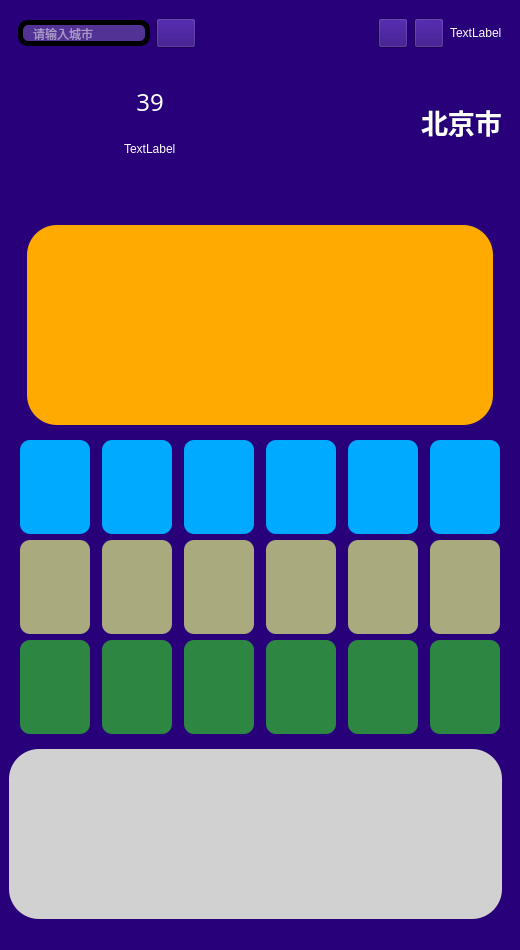
<?xml version="1.0" encoding="UTF-8"?>
<ui version="4.0">
 <class>Weather</class>
 <widget class="QMainWindow" name="Weather">
  <property name="geometry">
   <rect>
    <x>0</x>
    <y>0</y>
    <width>520</width>
    <height>950</height>
   </rect>
  </property>
  <property name="mouseTracking">
   <bool>false</bool>
  </property>
  <property name="windowTitle">
   <string>MainWindow</string>
  </property>
  <property name="styleSheet">
   <string notr="true">
color: rgb(255,255,255);
background-color: rgb(40, 0, 122);</string>
  </property>
  <widget class="QWidget" name="centralwidget">
   <layout class="QVBoxLayout" name="verticalLayout_11">
    <item>
     <widget class="QWidget" name="widget" native="true">
      <layout class="QHBoxLayout" name="horizontalLayout_2">
       <item>
        <layout class="QHBoxLayout" name="horizontalLayout">
         <item>
          <widget class="QLineEdit" name="line_Search">
           <property name="styleSheet">
            <string notr="true">    border: 5px solid black;
    border-radius: 10px;
    padding: 0 8px;
    background-color: rgba(255, 255, 255, 50);
    selection-background-color: darkgray;</string>
           </property>
           <property name="frame">
            <bool>true</bool>
           </property>
           <property name="placeholderText">
            <string>请输入城市</string>
           </property>
           <property name="cursorMoveStyle">
            <enum>Qt::LogicalMoveStyle</enum>
           </property>
          </widget>
         </item>
         <item>
          <widget class="QPushButton" name="search">
           <property name="minimumSize">
            <size>
             <width>30</width>
             <height>30</height>
            </size>
           </property>
           <property name="cursor">
            <cursorShape>PointingHandCursor</cursorShape>
           </property>
           <property name="styleSheet">
            <string notr="true">QPushButton {border-image:url(:/search.png);}</string>
           </property>
           <property name="text">
            <string/>
           </property>
           <property name="icon">
            <iconset resource="res.qrc">
             <normaloff>:/search1.png</normaloff>:/search1.png</iconset>
           </property>
           <property name="iconSize">
            <size>
             <width>30</width>
             <height>30</height>
            </size>
           </property>
          </widget>
         </item>
        </layout>
       </item>
       <item>
        <spacer name="horizontalSpacer">
         <property name="orientation">
          <enum>Qt::Horizontal</enum>
         </property>
         <property name="sizeHint" stdset="0">
          <size>
           <width>40</width>
           <height>20</height>
          </size>
         </property>
        </spacer>
       </item>
       <item>
        <widget class="QPushButton" name="pushButton_2">
         <property name="minimumSize">
          <size>
           <width>30</width>
           <height>30</height>
          </size>
         </property>
         <property name="maximumSize">
          <size>
           <width>30</width>
           <height>30</height>
          </size>
         </property>
         <property name="text">
          <string/>
         </property>
         <property name="icon">
          <iconset resource="res.qrc">
           <normaloff>:/刷新.png</normaloff>:/刷新.png</iconset>
         </property>
         <property name="iconSize">
          <size>
           <width>30</width>
           <height>30</height>
          </size>
         </property>
        </widget>
       </item>
       <item>
        <widget class="QPushButton" name="pushButton">
         <property name="minimumSize">
          <size>
           <width>30</width>
           <height>30</height>
          </size>
         </property>
         <property name="maximumSize">
          <size>
           <width>30</width>
           <height>30</height>
          </size>
         </property>
         <property name="styleSheet">
          <string notr="true"/>
         </property>
         <property name="text">
          <string/>
         </property>
        </widget>
       </item>
       <item>
        <widget class="QLabel" name="la_date">
         <property name="text">
          <string>TextLabel</string>
         </property>
        </widget>
       </item>
      </layout>
     </widget>
    </item>
    <item>
     <widget class="QWidget" name="widget_2" native="true">
      <layout class="QHBoxLayout" name="horizontalLayout_4">
       <item>
        <layout class="QHBoxLayout" name="horizontalLayout_3">
         <item>
          <widget class="QLabel" name="picture">
           <property name="minimumSize">
            <size>
             <width>100</width>
             <height>100</height>
            </size>
           </property>
           <property name="text">
            <string/>
           </property>
          </widget>
         </item>
         <item>
          <layout class="QVBoxLayout" name="verticalLayout">
           <item>
            <widget class="QLabel" name="wendu">
             <property name="font">
              <font>
               <family>Agency FB</family>
               <pointsize>18</pointsize>
               <weight>50</weight>
               <bold>false</bold>
              </font>
             </property>
             <property name="text">
              <string>39</string>
             </property>
             <property name="alignment">
              <set>Qt::AlignBottom|Qt::AlignHCenter</set>
             </property>
            </widget>
           </item>
           <item>
            <widget class="QLabel" name="wendufw">
             <property name="text">
              <string>TextLabel</string>
             </property>
            </widget>
           </item>
          </layout>
         </item>
        </layout>
       </item>
       <item>
        <spacer name="horizontalSpacer_2">
         <property name="orientation">
          <enum>Qt::Horizontal</enum>
         </property>
         <property name="sizeHint" stdset="0">
          <size>
           <width>40</width>
           <height>20</height>
          </size>
         </property>
        </spacer>
       </item>
       <item>
        <widget class="QLabel" name="city">
         <property name="font">
          <font>
           <family>Arial Black</family>
           <pointsize>20</pointsize>
           <weight>75</weight>
           <bold>true</bold>
          </font>
         </property>
         <property name="text">
          <string>北京市</string>
         </property>
        </widget>
       </item>
      </layout>
     </widget>
    </item>
    <item>
     <widget class="QWidget" name="widget_8" native="true">
      <layout class="QVBoxLayout" name="verticalLayout_9">
       <item>
        <widget class="QWidget" name="widget_4" native="true">
         <layout class="QVBoxLayout" name="verticalLayout_8" stretch="0,0">
          <item>
           <widget class="QLabel" name="notice">
            <property name="maximumSize">
             <size>
              <width>16777215</width>
              <height>20</height>
             </size>
            </property>
            <property name="text">
             <string/>
            </property>
           </widget>
          </item>
          <item>
           <widget class="QWidget" name="widget_3" native="true">
            <property name="minimumSize">
             <size>
              <width>0</width>
              <height>150</height>
             </size>
            </property>
            <property name="styleSheet">
             <string notr="true">background-color: rgb(255, 170, 0);
border-radius: 30px;</string>
            </property>
            <layout class="QHBoxLayout" name="horizontalLayout_9">
             <property name="spacing">
              <number>10</number>
             </property>
             <property name="leftMargin">
              <number>40</number>
             </property>
             <property name="topMargin">
              <number>25</number>
             </property>
             <property name="rightMargin">
              <number>40</number>
             </property>
             <property name="bottomMargin">
              <number>25</number>
             </property>
             <item>
              <layout class="QVBoxLayout" name="verticalLayout_6">
               <item>
                <layout class="QHBoxLayout" name="horizontalLayout_5">
                 <item>
                  <widget class="QLabel" name="label_feng_data">
                   <property name="minimumSize">
                    <size>
                     <width>70</width>
                     <height>70</height>
                    </size>
                   </property>
                   <property name="maximumSize">
                    <size>
                     <width>70</width>
                     <height>70</height>
                    </size>
                   </property>
                   <property name="text">
                    <string/>
                   </property>
                  </widget>
                 </item>
                 <item>
                  <layout class="QVBoxLayout" name="verticalLayout_2">
                   <item>
                    <widget class="QLabel" name="label_feng">
                     <property name="text">
                      <string/>
                     </property>
                     <property name="alignment">
                      <set>Qt::AlignBottom|Qt::AlignHCenter</set>
                     </property>
                    </widget>
                   </item>
                   <item>
                    <widget class="QLabel" name="lable_feng_data1">
                     <property name="text">
                      <string/>
                     </property>
                     <property name="alignment">
                      <set>Qt::AlignHCenter|Qt::AlignTop</set>
                     </property>
                    </widget>
                   </item>
                  </layout>
                 </item>
                </layout>
               </item>
               <item>
                <layout class="QHBoxLayout" name="horizontalLayout_6">
                 <item>
                  <widget class="QLabel" name="lable_shi">
                   <property name="minimumSize">
                    <size>
                     <width>70</width>
                     <height>70</height>
                    </size>
                   </property>
                   <property name="maximumSize">
                    <size>
                     <width>70</width>
                     <height>70</height>
                    </size>
                   </property>
                   <property name="text">
                    <string/>
                   </property>
                  </widget>
                 </item>
                 <item>
                  <layout class="QVBoxLayout" name="verticalLayout_3">
                   <item>
                    <widget class="QLabel" name="lable_shi_data">
                     <property name="text">
                      <string/>
                     </property>
                     <property name="alignment">
                      <set>Qt::AlignBottom|Qt::AlignHCenter</set>
                     </property>
                    </widget>
                   </item>
                   <item>
                    <widget class="QLabel" name="lable_shi_data2">
                     <property name="text">
                      <string/>
                     </property>
                     <property name="alignment">
                      <set>Qt::AlignHCenter|Qt::AlignTop</set>
                     </property>
                    </widget>
                   </item>
                  </layout>
                 </item>
                </layout>
               </item>
              </layout>
             </item>
             <item>
              <layout class="QVBoxLayout" name="verticalLayout_7">
               <item>
                <layout class="QHBoxLayout" name="horizontalLayout_7">
                 <item>
                  <widget class="QLabel" name="lable_pm">
                   <property name="minimumSize">
                    <size>
                     <width>70</width>
                     <height>70</height>
                    </size>
                   </property>
                   <property name="maximumSize">
                    <size>
                     <width>70</width>
                     <height>70</height>
                    </size>
                   </property>
                   <property name="text">
                    <string/>
                   </property>
                  </widget>
                 </item>
                 <item>
                  <layout class="QVBoxLayout" name="verticalLayout_4">
                   <item>
                    <widget class="QLabel" name="lable_pm_data">
                     <property name="text">
                      <string/>
                     </property>
                     <property name="alignment">
                      <set>Qt::AlignBottom|Qt::AlignHCenter</set>
                     </property>
                    </widget>
                   </item>
                   <item>
                    <widget class="QLabel" name="lable_pm_data2">
                     <property name="text">
                      <string/>
                     </property>
                     <property name="alignment">
                      <set>Qt::AlignHCenter|Qt::AlignTop</set>
                     </property>
                    </widget>
                   </item>
                  </layout>
                 </item>
                </layout>
               </item>
               <item>
                <layout class="QHBoxLayout" name="horizontalLayout_8">
                 <item>
                  <widget class="QLabel" name="lable_qurlity">
                   <property name="minimumSize">
                    <size>
                     <width>70</width>
                     <height>70</height>
                    </size>
                   </property>
                   <property name="maximumSize">
                    <size>
                     <width>70</width>
                     <height>70</height>
                    </size>
                   </property>
                   <property name="text">
                    <string/>
                   </property>
                  </widget>
                 </item>
                 <item>
                  <layout class="QVBoxLayout" name="verticalLayout_5">
                   <item>
                    <widget class="QLabel" name="lable_quality_data">
                     <property name="text">
                      <string/>
                     </property>
                     <property name="alignment">
                      <set>Qt::AlignBottom|Qt::AlignHCenter</set>
                     </property>
                    </widget>
                   </item>
                   <item>
                    <widget class="QLabel" name="lable_quality_data2">
                     <property name="text">
                      <string/>
                     </property>
                     <property name="alignment">
                      <set>Qt::AlignHCenter|Qt::AlignTop</set>
                     </property>
                    </widget>
                   </item>
                  </layout>
                 </item>
                </layout>
               </item>
              </layout>
             </item>
            </layout>
           </widget>
          </item>
         </layout>
        </widget>
       </item>
       <item>
        <widget class="QWidget" name="widget_5" native="true">
         <layout class="QGridLayout" name="gridLayout" rowstretch="1,1">
          <property name="leftMargin">
           <number>0</number>
          </property>
          <property name="topMargin">
           <number>0</number>
          </property>
          <property name="rightMargin">
           <number>0</number>
          </property>
          <property name="bottomMargin">
           <number>0</number>
          </property>
          <property name="horizontalSpacing">
           <number>10</number>
          </property>
          <property name="verticalSpacing">
           <number>0</number>
          </property>
          <item row="0" column="0">
           <widget class="QLabel" name="label_day1">
            <property name="maximumSize">
             <size>
              <width>70</width>
              <height>16777215</height>
             </size>
            </property>
            <property name="styleSheet">
             <string notr="true">background-color: rgb(0, 170, 255);
border-radius: 10px;
border-bottom-left-radius: 0px;
border-bottom-right-radius: 0px;</string>
            </property>
            <property name="text">
             <string/>
            </property>
            <property name="alignment">
             <set>Qt::AlignCenter</set>
            </property>
           </widget>
          </item>
          <item row="0" column="1">
           <widget class="QLabel" name="label_day2">
            <property name="maximumSize">
             <size>
              <width>70</width>
              <height>16777215</height>
             </size>
            </property>
            <property name="styleSheet">
             <string notr="true">background-color: rgb(0, 170, 255);
border-radius: 10px;
border-bottom-left-radius: 0px;
border-bottom-right-radius: 0px;</string>
            </property>
            <property name="text">
             <string/>
            </property>
            <property name="alignment">
             <set>Qt::AlignCenter</set>
            </property>
           </widget>
          </item>
          <item row="0" column="2">
           <widget class="QLabel" name="label_day3">
            <property name="maximumSize">
             <size>
              <width>70</width>
              <height>16777215</height>
             </size>
            </property>
            <property name="styleSheet">
             <string notr="true">background-color: rgb(0, 170, 255);
border-radius: 10px;
border-bottom-left-radius: 0px;
border-bottom-right-radius: 0px;</string>
            </property>
            <property name="text">
             <string/>
            </property>
            <property name="alignment">
             <set>Qt::AlignCenter</set>
            </property>
           </widget>
          </item>
          <item row="0" column="3">
           <widget class="QLabel" name="label_day4">
            <property name="maximumSize">
             <size>
              <width>70</width>
              <height>16777215</height>
             </size>
            </property>
            <property name="styleSheet">
             <string notr="true">background-color: rgb(0, 170, 255);
border-radius: 10px;
border-bottom-left-radius: 0px;
border-bottom-right-radius: 0px;</string>
            </property>
            <property name="text">
             <string/>
            </property>
            <property name="alignment">
             <set>Qt::AlignCenter</set>
            </property>
           </widget>
          </item>
          <item row="0" column="4">
           <widget class="QLabel" name="label_day5">
            <property name="maximumSize">
             <size>
              <width>70</width>
              <height>16777215</height>
             </size>
            </property>
            <property name="styleSheet">
             <string notr="true">background-color: rgb(0, 170, 255);
border-radius: 10px;
border-bottom-left-radius: 0px;
border-bottom-right-radius: 0px;</string>
            </property>
            <property name="text">
             <string/>
            </property>
            <property name="alignment">
             <set>Qt::AlignCenter</set>
            </property>
           </widget>
          </item>
          <item row="0" column="5">
           <widget class="QLabel" name="label_day6">
            <property name="maximumSize">
             <size>
              <width>70</width>
              <height>16777215</height>
             </size>
            </property>
            <property name="styleSheet">
             <string notr="true">background-color: rgb(0, 170, 255);
border-radius: 10px;
border-bottom-left-radius: 0px;
border-bottom-right-radius: 0px;</string>
            </property>
            <property name="text">
             <string/>
            </property>
            <property name="alignment">
             <set>Qt::AlignCenter</set>
            </property>
           </widget>
          </item>
          <item row="1" column="0">
           <widget class="QLabel" name="label_date1">
            <property name="maximumSize">
             <size>
              <width>70</width>
              <height>16777215</height>
             </size>
            </property>
            <property name="styleSheet">
             <string notr="true">background-color: rgb(0, 170, 255);
border-radius: 10px;
border-top-left-radius: 0px;
border-top-right-radius: 0px;</string>
            </property>
            <property name="text">
             <string/>
            </property>
            <property name="alignment">
             <set>Qt::AlignCenter</set>
            </property>
           </widget>
          </item>
          <item row="1" column="1">
           <widget class="QLabel" name="label_date2">
            <property name="maximumSize">
             <size>
              <width>70</width>
              <height>16777215</height>
             </size>
            </property>
            <property name="styleSheet">
             <string notr="true">background-color: rgb(0, 170, 255);
border-radius: 10px;
border-top-left-radius: 0px;
border-top-right-radius: 0px;</string>
            </property>
            <property name="text">
             <string/>
            </property>
            <property name="alignment">
             <set>Qt::AlignCenter</set>
            </property>
           </widget>
          </item>
          <item row="1" column="2">
           <widget class="QLabel" name="label_date3">
            <property name="maximumSize">
             <size>
              <width>70</width>
              <height>16777215</height>
             </size>
            </property>
            <property name="styleSheet">
             <string notr="true">background-color: rgb(0, 170, 255);
border-radius: 10px;
border-top-left-radius: 0px;
border-top-right-radius: 0px;</string>
            </property>
            <property name="text">
             <string/>
            </property>
            <property name="alignment">
             <set>Qt::AlignCenter</set>
            </property>
           </widget>
          </item>
          <item row="1" column="3">
           <widget class="QLabel" name="label_date4">
            <property name="maximumSize">
             <size>
              <width>70</width>
              <height>16777215</height>
             </size>
            </property>
            <property name="styleSheet">
             <string notr="true">background-color: rgb(0, 170, 255);
border-radius: 10px;
border-top-left-radius: 0px;
border-top-right-radius: 0px;</string>
            </property>
            <property name="text">
             <string/>
            </property>
            <property name="alignment">
             <set>Qt::AlignCenter</set>
            </property>
           </widget>
          </item>
          <item row="1" column="4">
           <widget class="QLabel" name="label_date5">
            <property name="maximumSize">
             <size>
              <width>70</width>
              <height>16777215</height>
             </size>
            </property>
            <property name="styleSheet">
             <string notr="true">background-color: rgb(0, 170, 255);
border-radius: 10px;
border-top-left-radius: 0px;
border-top-right-radius: 0px;</string>
            </property>
            <property name="text">
             <string/>
            </property>
            <property name="alignment">
             <set>Qt::AlignCenter</set>
            </property>
           </widget>
          </item>
          <item row="1" column="5">
           <widget class="QLabel" name="label_date6">
            <property name="maximumSize">
             <size>
              <width>70</width>
              <height>16777215</height>
             </size>
            </property>
            <property name="styleSheet">
             <string notr="true">background-color: rgb(0, 170, 255);
border-radius: 10px;
border-top-left-radius: 0px;
border-top-right-radius: 0px;</string>
            </property>
            <property name="text">
             <string/>
            </property>
            <property name="alignment">
             <set>Qt::AlignCenter</set>
            </property>
           </widget>
          </item>
         </layout>
        </widget>
       </item>
       <item>
        <widget class="QWidget" name="widget_6" native="true">
         <property name="minimumSize">
          <size>
           <width>0</width>
           <height>90</height>
          </size>
         </property>
         <layout class="QGridLayout" name="gridLayout_2" rowstretch="2,1">
          <property name="leftMargin">
           <number>0</number>
          </property>
          <property name="topMargin">
           <number>0</number>
          </property>
          <property name="rightMargin">
           <number>0</number>
          </property>
          <property name="bottomMargin">
           <number>0</number>
          </property>
          <property name="horizontalSpacing">
           <number>10</number>
          </property>
          <property name="verticalSpacing">
           <number>0</number>
          </property>
          <item row="0" column="2">
           <widget class="QLabel" name="label_type3">
            <property name="maximumSize">
             <size>
              <width>70</width>
              <height>16777215</height>
             </size>
            </property>
            <property name="styleSheet">
             <string notr="true">background-color: rgb(170, 170, 127);
border-radius: 10px;
border-bottom-left-radius: 0px;
border-bottom-right-radius: 0px;</string>
            </property>
            <property name="text">
             <string/>
            </property>
            <property name="scaledContents">
             <bool>true</bool>
            </property>
            <property name="alignment">
             <set>Qt::AlignCenter</set>
            </property>
           </widget>
          </item>
          <item row="0" column="1">
           <widget class="QLabel" name="label_type2">
            <property name="maximumSize">
             <size>
              <width>70</width>
              <height>16777215</height>
             </size>
            </property>
            <property name="styleSheet">
             <string notr="true">background-color: rgb(170, 170, 127);
border-radius: 10px;
border-bottom-left-radius: 0px;
border-bottom-right-radius: 0px;</string>
            </property>
            <property name="text">
             <string/>
            </property>
            <property name="scaledContents">
             <bool>true</bool>
            </property>
            <property name="alignment">
             <set>Qt::AlignCenter</set>
            </property>
           </widget>
          </item>
          <item row="0" column="3">
           <widget class="QLabel" name="label_type4">
            <property name="minimumSize">
             <size>
              <width>0</width>
              <height>70</height>
             </size>
            </property>
            <property name="maximumSize">
             <size>
              <width>70</width>
              <height>16777215</height>
             </size>
            </property>
            <property name="styleSheet">
             <string notr="true">background-color: rgb(170, 170, 127);
border-radius: 10px;
border-bottom-left-radius: 0px;
border-bottom-right-radius: 0px;</string>
            </property>
            <property name="text">
             <string/>
            </property>
            <property name="scaledContents">
             <bool>true</bool>
            </property>
            <property name="alignment">
             <set>Qt::AlignCenter</set>
            </property>
           </widget>
          </item>
          <item row="1" column="2">
           <widget class="QLabel" name="label_type9">
            <property name="maximumSize">
             <size>
              <width>70</width>
              <height>16777215</height>
             </size>
            </property>
            <property name="styleSheet">
             <string notr="true">background-color: rgb(170, 170, 127);
border-radius: 10px;
border-top-left-radius: 0px;
border-top-right-radius: 0px;</string>
            </property>
            <property name="text">
             <string/>
            </property>
            <property name="alignment">
             <set>Qt::AlignCenter</set>
            </property>
           </widget>
          </item>
          <item row="0" column="5">
           <widget class="QLabel" name="label_type6">
            <property name="maximumSize">
             <size>
              <width>70</width>
              <height>16777215</height>
             </size>
            </property>
            <property name="styleSheet">
             <string notr="true">background-color: rgb(170, 170, 127);
border-radius: 10px;
border-bottom-left-radius: 0px;
border-bottom-right-radius: 0px;</string>
            </property>
            <property name="text">
             <string/>
            </property>
            <property name="scaledContents">
             <bool>true</bool>
            </property>
            <property name="alignment">
             <set>Qt::AlignCenter</set>
            </property>
           </widget>
          </item>
          <item row="1" column="4">
           <widget class="QLabel" name="label_type11">
            <property name="maximumSize">
             <size>
              <width>70</width>
              <height>16777215</height>
             </size>
            </property>
            <property name="styleSheet">
             <string notr="true">background-color: rgb(170, 170, 127);
border-radius: 10px;
border-top-left-radius: 0px;
border-top-right-radius: 0px;</string>
            </property>
            <property name="text">
             <string/>
            </property>
            <property name="alignment">
             <set>Qt::AlignCenter</set>
            </property>
           </widget>
          </item>
          <item row="1" column="0">
           <widget class="QLabel" name="label_type7">
            <property name="maximumSize">
             <size>
              <width>70</width>
              <height>16777215</height>
             </size>
            </property>
            <property name="styleSheet">
             <string notr="true">background-color: rgb(170, 170, 127);
border-radius: 10px;
border-top-left-radius: 0px;
border-top-right-radius: 0px;</string>
            </property>
            <property name="text">
             <string/>
            </property>
            <property name="alignment">
             <set>Qt::AlignCenter</set>
            </property>
           </widget>
          </item>
          <item row="0" column="0">
           <widget class="QLabel" name="label_type1">
            <property name="maximumSize">
             <size>
              <width>70</width>
              <height>16777215</height>
             </size>
            </property>
            <property name="styleSheet">
             <string notr="true">background-color: rgb(170, 170, 127);
border-radius: 10px;
border-bottom-left-radius: 0px;
border-bottom-right-radius: 0px;</string>
            </property>
            <property name="text">
             <string/>
            </property>
            <property name="scaledContents">
             <bool>true</bool>
            </property>
            <property name="alignment">
             <set>Qt::AlignCenter</set>
            </property>
           </widget>
          </item>
          <item row="1" column="1">
           <widget class="QLabel" name="label_type8">
            <property name="maximumSize">
             <size>
              <width>70</width>
              <height>16777215</height>
             </size>
            </property>
            <property name="styleSheet">
             <string notr="true">background-color: rgb(170, 170, 127);
border-radius: 10px;
border-top-left-radius: 0px;
border-top-right-radius: 0px;</string>
            </property>
            <property name="text">
             <string/>
            </property>
            <property name="alignment">
             <set>Qt::AlignCenter</set>
            </property>
           </widget>
          </item>
          <item row="0" column="4">
           <widget class="QLabel" name="label_type5">
            <property name="maximumSize">
             <size>
              <width>70</width>
              <height>16777215</height>
             </size>
            </property>
            <property name="styleSheet">
             <string notr="true">background-color: rgb(170, 170, 127);
border-radius: 10px;
border-bottom-left-radius: 0px;
border-bottom-right-radius: 0px;</string>
            </property>
            <property name="text">
             <string/>
            </property>
            <property name="scaledContents">
             <bool>true</bool>
            </property>
            <property name="alignment">
             <set>Qt::AlignCenter</set>
            </property>
           </widget>
          </item>
          <item row="1" column="5">
           <widget class="QLabel" name="label_type12">
            <property name="maximumSize">
             <size>
              <width>70</width>
              <height>16777215</height>
             </size>
            </property>
            <property name="styleSheet">
             <string notr="true">background-color: rgb(170, 170, 127);
border-radius: 10px;
border-top-left-radius: 0px;
border-top-right-radius: 0px;</string>
            </property>
            <property name="text">
             <string/>
            </property>
            <property name="alignment">
             <set>Qt::AlignCenter</set>
            </property>
           </widget>
          </item>
          <item row="1" column="3">
           <widget class="QLabel" name="label_type10">
            <property name="maximumSize">
             <size>
              <width>70</width>
              <height>16777215</height>
             </size>
            </property>
            <property name="styleSheet">
             <string notr="true">background-color: rgb(170, 170, 127);
border-radius: 10px;
border-top-left-radius: 0px;
border-top-right-radius: 0px;</string>
            </property>
            <property name="text">
             <string/>
            </property>
            <property name="alignment">
             <set>Qt::AlignCenter</set>
            </property>
           </widget>
          </item>
         </layout>
        </widget>
       </item>
       <item>
        <widget class="QWidget" name="widget_7" native="true">
         <layout class="QGridLayout" name="gridLayout_3" rowstretch="1,1">
          <property name="leftMargin">
           <number>0</number>
          </property>
          <property name="topMargin">
           <number>0</number>
          </property>
          <property name="rightMargin">
           <number>0</number>
          </property>
          <property name="bottomMargin">
           <number>0</number>
          </property>
          <property name="horizontalSpacing">
           <number>10</number>
          </property>
          <property name="verticalSpacing">
           <number>0</number>
          </property>
          <item row="0" column="0">
           <widget class="QLabel" name="label_fx1">
            <property name="maximumSize">
             <size>
              <width>70</width>
              <height>16777215</height>
             </size>
            </property>
            <property name="styleSheet">
             <string notr="true">background-color: rgb(45, 135, 66);
border-radius: 10px;
border-bottom-left-radius: 0px;
border-bottom-right-radius: 0px;</string>
            </property>
            <property name="text">
             <string/>
            </property>
            <property name="alignment">
             <set>Qt::AlignCenter</set>
            </property>
           </widget>
          </item>
          <item row="0" column="1">
           <widget class="QLabel" name="label_fx2">
            <property name="maximumSize">
             <size>
              <width>70</width>
              <height>16777215</height>
             </size>
            </property>
            <property name="styleSheet">
             <string notr="true">background-color: rgb(45, 135, 66);
border-radius: 10px;
border-bottom-left-radius: 0px;
border-bottom-right-radius: 0px;</string>
            </property>
            <property name="text">
             <string/>
            </property>
            <property name="alignment">
             <set>Qt::AlignCenter</set>
            </property>
           </widget>
          </item>
          <item row="0" column="2">
           <widget class="QLabel" name="label_fx3">
            <property name="maximumSize">
             <size>
              <width>70</width>
              <height>16777215</height>
             </size>
            </property>
            <property name="styleSheet">
             <string notr="true">background-color: rgb(45, 135, 66);
border-radius: 10px;
border-bottom-left-radius: 0px;
border-bottom-right-radius: 0px;</string>
            </property>
            <property name="text">
             <string/>
            </property>
            <property name="alignment">
             <set>Qt::AlignCenter</set>
            </property>
           </widget>
          </item>
          <item row="0" column="3">
           <widget class="QLabel" name="label_fx4">
            <property name="maximumSize">
             <size>
              <width>70</width>
              <height>16777215</height>
             </size>
            </property>
            <property name="styleSheet">
             <string notr="true">background-color: rgb(45, 135, 66);
border-radius: 10px;
border-bottom-left-radius: 0px;
border-bottom-right-radius: 0px;</string>
            </property>
            <property name="text">
             <string/>
            </property>
            <property name="alignment">
             <set>Qt::AlignCenter</set>
            </property>
           </widget>
          </item>
          <item row="0" column="4">
           <widget class="QLabel" name="label_fx5">
            <property name="maximumSize">
             <size>
              <width>70</width>
              <height>16777215</height>
             </size>
            </property>
            <property name="styleSheet">
             <string notr="true">background-color: rgb(45, 135, 66);
border-radius: 10px;
border-bottom-left-radius: 0px;
border-bottom-right-radius: 0px;</string>
            </property>
            <property name="text">
             <string/>
            </property>
            <property name="alignment">
             <set>Qt::AlignCenter</set>
            </property>
           </widget>
          </item>
          <item row="0" column="5">
           <widget class="QLabel" name="label_fx6">
            <property name="maximumSize">
             <size>
              <width>70</width>
              <height>16777215</height>
             </size>
            </property>
            <property name="styleSheet">
             <string notr="true">background-color: rgb(45, 135, 66);
border-radius: 10px;
border-bottom-left-radius: 0px;
border-bottom-right-radius: 0px;</string>
            </property>
            <property name="text">
             <string/>
            </property>
            <property name="alignment">
             <set>Qt::AlignCenter</set>
            </property>
           </widget>
          </item>
          <item row="1" column="0">
           <widget class="QLabel" name="label_fl1">
            <property name="maximumSize">
             <size>
              <width>70</width>
              <height>16777215</height>
             </size>
            </property>
            <property name="styleSheet">
             <string notr="true">background-color: rgb(45, 135, 66);
border-radius: 10px;
border-top-left-radius: 0px;
border-top-right-radius: 0px;</string>
            </property>
            <property name="text">
             <string/>
            </property>
            <property name="alignment">
             <set>Qt::AlignCenter</set>
            </property>
           </widget>
          </item>
          <item row="1" column="1">
           <widget class="QLabel" name="label_fl2">
            <property name="maximumSize">
             <size>
              <width>70</width>
              <height>16777215</height>
             </size>
            </property>
            <property name="styleSheet">
             <string notr="true">background-color: rgb(45, 135, 66);
border-radius: 10px;
border-top-left-radius: 0px;
border-top-right-radius: 0px;</string>
            </property>
            <property name="text">
             <string/>
            </property>
            <property name="alignment">
             <set>Qt::AlignCenter</set>
            </property>
           </widget>
          </item>
          <item row="1" column="2">
           <widget class="QLabel" name="label_fl3">
            <property name="maximumSize">
             <size>
              <width>70</width>
              <height>16777215</height>
             </size>
            </property>
            <property name="styleSheet">
             <string notr="true">background-color: rgb(45, 135, 66);
border-radius: 10px;
border-top-left-radius: 0px;
border-top-right-radius: 0px;</string>
            </property>
            <property name="text">
             <string/>
            </property>
            <property name="alignment">
             <set>Qt::AlignCenter</set>
            </property>
           </widget>
          </item>
          <item row="1" column="3">
           <widget class="QLabel" name="label_fl4">
            <property name="maximumSize">
             <size>
              <width>70</width>
              <height>16777215</height>
             </size>
            </property>
            <property name="styleSheet">
             <string notr="true">background-color: rgb(45, 135, 66);
border-radius: 10px;
border-top-left-radius: 0px;
border-top-right-radius: 0px;</string>
            </property>
            <property name="text">
             <string/>
            </property>
            <property name="alignment">
             <set>Qt::AlignCenter</set>
            </property>
           </widget>
          </item>
          <item row="1" column="4">
           <widget class="QLabel" name="label_fl5">
            <property name="maximumSize">
             <size>
              <width>70</width>
              <height>16777215</height>
             </size>
            </property>
            <property name="styleSheet">
             <string notr="true">background-color: rgb(45, 135, 66);
border-radius: 10px;
border-top-left-radius: 0px;
border-top-right-radius: 0px;</string>
            </property>
            <property name="text">
             <string/>
            </property>
            <property name="alignment">
             <set>Qt::AlignCenter</set>
            </property>
           </widget>
          </item>
          <item row="1" column="5">
           <widget class="QLabel" name="label_fl6">
            <property name="maximumSize">
             <size>
              <width>70</width>
              <height>16777215</height>
             </size>
            </property>
            <property name="styleSheet">
             <string notr="true">background-color: rgb(45, 135, 66);
border-radius: 10px;
border-top-left-radius: 0px;
border-top-right-radius: 0px;</string>
            </property>
            <property name="text">
             <string/>
            </property>
            <property name="alignment">
             <set>Qt::AlignCenter</set>
            </property>
           </widget>
          </item>
         </layout>
        </widget>
       </item>
      </layout>
     </widget>
    </item>
    <item>
     <widget class="QWidget" name="widget_9" native="true">
      <property name="minimumSize">
       <size>
        <width>0</width>
        <height>170</height>
       </size>
      </property>
      <layout class="QVBoxLayout" name="verticalLayout_10">
       <property name="spacing">
        <number>0</number>
       </property>
       <property name="leftMargin">
        <number>0</number>
       </property>
       <property name="topMargin">
        <number>0</number>
       </property>
       <property name="bottomMargin">
        <number>0</number>
       </property>
       <item>
        <widget class="QWidget" name="widget_10" native="true">
         <property name="minimumSize">
          <size>
           <width>0</width>
           <height>80</height>
          </size>
         </property>
         <property name="styleSheet">
          <string notr="true">background-color: rgb(209, 209, 209);
border-radius: 30px;
border-bottom-left-radius: 0px;
border-bottom-right-radius: 0px;</string>
         </property>
        </widget>
       </item>
       <item>
        <widget class="QWidget" name="widget_11" native="true">
         <property name="minimumSize">
          <size>
           <width>0</width>
           <height>80</height>
          </size>
         </property>
         <property name="styleSheet">
          <string notr="true">background-color: rgb(209, 209, 209);
border-radius: 30px;
border-top-left-radius: 0px;
border-top-right-radius: 0px;</string>
         </property>
        </widget>
       </item>
      </layout>
     </widget>
    </item>
   </layout>
  </widget>
  <widget class="QMenuBar" name="menubar">
   <property name="geometry">
    <rect>
     <x>0</x>
     <y>0</y>
     <width>520</width>
     <height>26</height>
    </rect>
   </property>
  </widget>
  <widget class="QStatusBar" name="statusbar"/>
 </widget>
 <resources>
  <include location="res.qrc"/>
 </resources>
 <connections/>
</ui>
